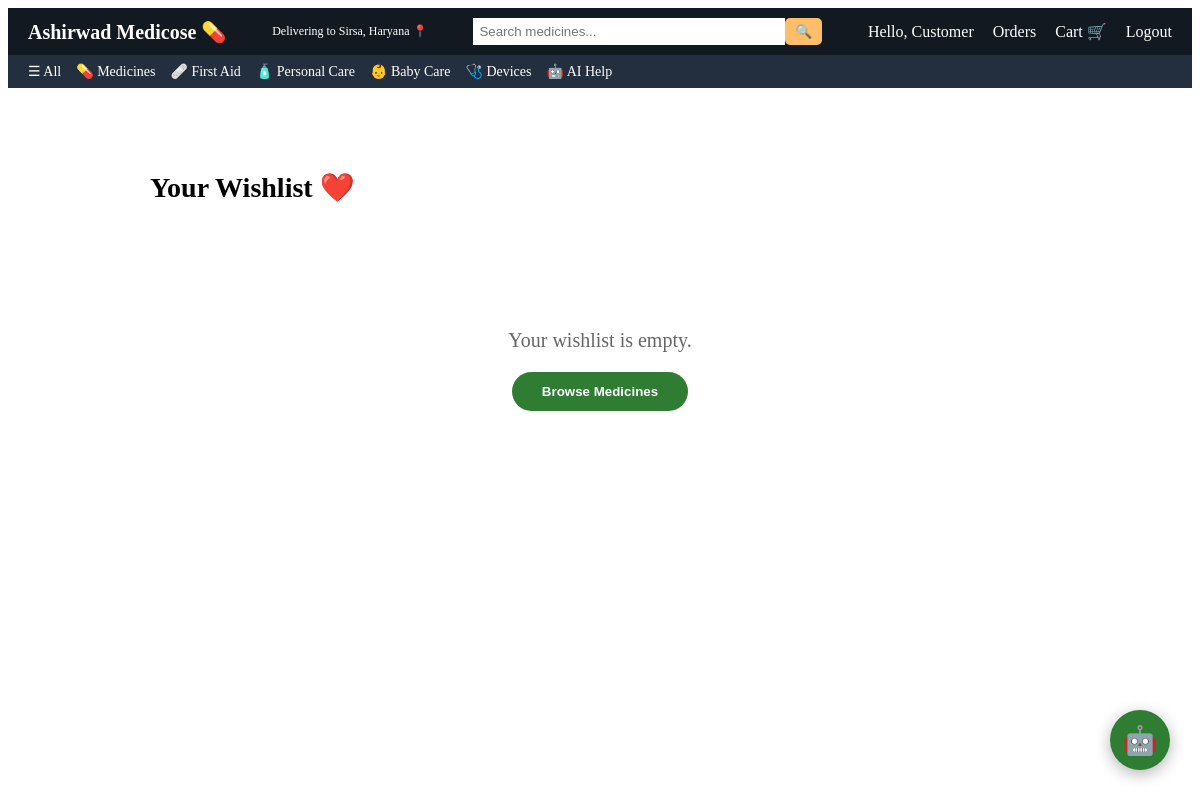
The app's page /wishlist/ (signed in), older data.
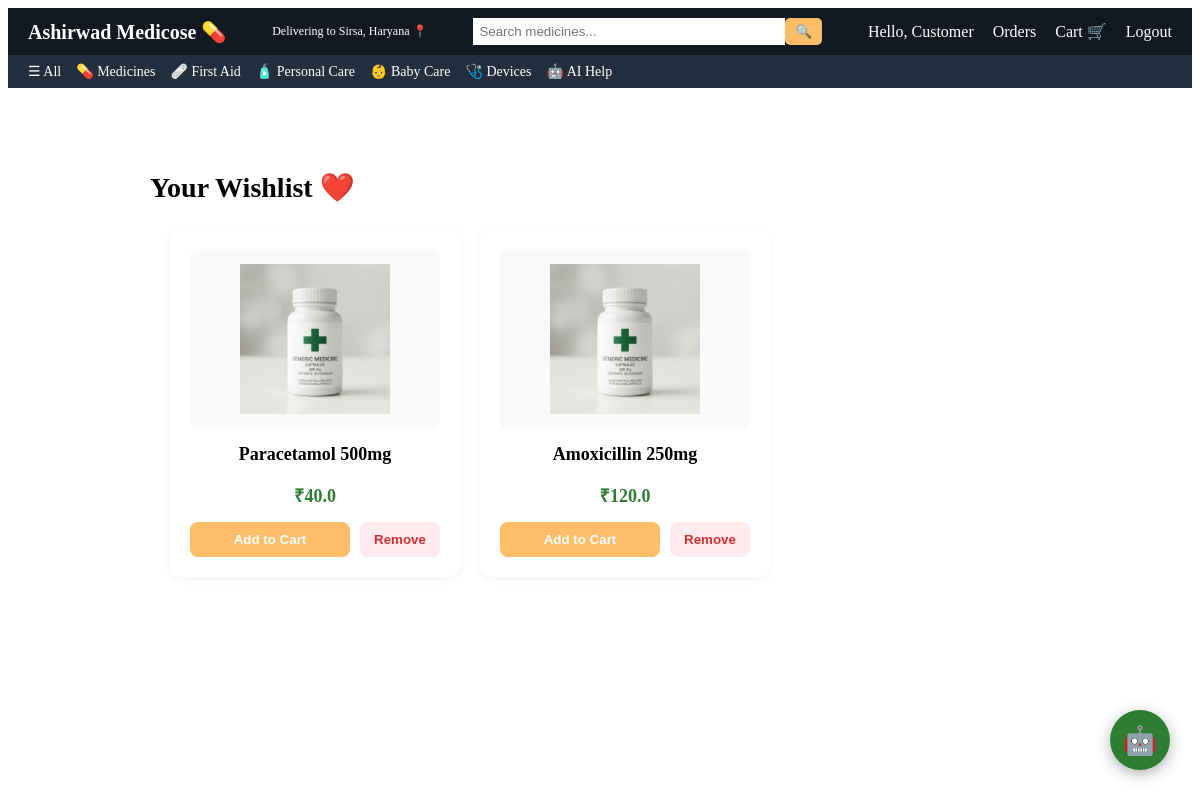
The same page, newer data.
### store/models.py (models this page shows, shortened)
class Wishlist(models.Model):
    user = models.ForeignKey(User, on_delete=models.CASCADE)
    product = models.ForeignKey(Product, on_delete=models.CASCADE)
    class Meta:
        unique_together = ('user', 'product')

class Product(models.Model):
    CATEGORY_CHOICES = [
        ('baby', 'Baby Care'),
        ('firstaid', 'First Aid'),
        ('personal', 'Personal Care'),
        ('medicine', 'Medicines'),
        ('device', 'Health Devices'),
    ]
    name = models.CharField(max_length=200)
    description = models.TextField()
    price = models.FloatField()
    discount_percentage = models.FloatField(default=0.0)  # ✅ NEW
    stock_quantity = models.PositiveIntegerField(default=10)  # ✅ NEW
    category = models.CharField(max_length=20, choices=CATEGORY_CHOICES, default='medicine')
    image = models.ImageField(upload_to='products/', null=True, blank=True)
    expiry_date = models.DateField(null=True, blank=True)

### store/views.py (the view)
# urls.py: path('wishlist/', views.wishlist_view, name='wishlist'),
@login_required
def wishlist_view(request):
    items = Wishlist.objects.filter(user=request.user)
    return render(request, 'wishlist.html', {'items': items})

### store/templates/wishlist.html
{% extends "base.html" %}
{% block content %}
<div class="wishlist-container" style="max-width: 900px; margin: 40px auto; padding: 20px;">
    <h2 style="font-size: 28px; margin-bottom: 25px;">Your Wishlist ❤️</h2>
    <div class="product-grid" style="display: flex; flex-wrap: wrap; gap: 20px;">
        {% for item in items %}
        <div class="product-card" style="width: 250px; background: white; padding: 20px; border-radius: 12px; box-shadow: 0 2px 10px rgba(0,0,0,0.05); text-align: center;">
            <div style="width: 100%; height: 180px; display: flex; align-items: center; justify-content: center; background: #f9f9f9; border-radius: 8px; margin-bottom: 15px;">
                {% if item.product.image %}
                    <img src="{{ item.product.image.url }}" style="max-width: 100%; max-height: 100%; object-fit: contain;">
                {% else %}
                    <span style="font-size: 50px;">💊</span>
                {% endif %}
            </div>
            <h3 style="margin: 0 0 10px 0; font-size: 18px;">{{ item.product.name }}</h3>
            <p style="font-weight: bold; font-size: 18px; color: #2e7d32; margin-bottom: 15px;">₹{{ item.product.price }}</p>
            <div style="display: flex; gap: 10px;">
                <a href="{% url 'add_to_cart' item.product.id %}" style="flex: 2; text-decoration: none;">
                    <button style="width: 100%; padding: 10px; background: #febd69; border: none; border-radius: 8px; font-weight: bold; cursor: pointer;">Add to Cart</button>
                </a>
                <a href="{% url 'toggle_wishlist' item.product.id %}" style="flex: 1; text-decoration: none;">
                    <button style="width: 100%; padding: 10px; background: #ffebee; color: #d32f2f; border: none; border-radius: 8px; font-weight: bold; cursor: pointer;">Remove</button>
                </a>
            </div>
        </div>
        {% empty %}
        <div style="width: 100%; text-align: center; padding: 80px; background: white; border-radius: 12px;">
            <p style="font-size: 20px; color: #666; margin-bottom: 20px;">Your wishlist is empty.</p>
            <a href="{% url 'products' %}"><button style="padding: 12px 30px; background: #2e7d32; color: white; border-radius: 20px; font-weight: bold; border: none; cursor: pointer;">Browse Medicines</button></a>
        </div>
        {% endfor %}
    </div>
</div>
{% endblock %}

### store/templates/base.html (shortened to what this page needs)
{% load static %}
<!DOCTYPE html>
<html>
<head>
    <link rel="stylesheet" href="{% static 'css/amazon.css' %}">
</head>
<body>
<div class="top-navbar">
    <div class="logo">
        <a href="{% url 'products' %}">Ashirwad Medicose 💊</a>
    </div>
    <div class="location" id="user-location">
    </div>
    <div class="search-bar">
        <form method="GET" action="{% url 'products' %}">
            <input type="text" name="q" placeholder="Search medicines...">
            <button type="submit">🔍</button>
        </form>
    </div>
    <div class="nav-right">
        {% if user.is_authenticated %}
            <span>Hello, {{ user.username }}</span>
            <a href="{% url 'orders' %}">Orders</a>
            {% if not user.is_staff %}
                <a href="{% url 'cart' %}">Cart 🛒</a>
            {% endif %}
            <a href="{% url 'logout' %}">Logout</a>
        {% else %}
            <a href="{% url 'login' %}">Login</a>
        {% endif %}
    </div>
</div>
<div class="sub-navbar">
    <a href="{% url 'products' %}">☰ All</a>
    <a href="?category=medicine">💊 Medicines</a>
    <a href="?category=firstaid">🩹 First Aid</a>
    <a href="?category=personal">🧴 Personal Care</a>
    <a href="?category=baby">👶 Baby Care</a>
    <a href="?category=device">🩺 Devices</a>
    <a href="{% url 'ai_suggest' %}">🤖 AI Help</a>
</div>
<div class="main-container">
    {% block content %}{% endblock %}
</div>
<a href="{% url 'ai_suggest' %}" class="ai-float-btn">
    🤖
</a>
</body>
</html>

### static/css/amazon.css (style rules this page uses)
.product-grid { display: flex; flex-wrap: wrap; gap: 20px; margin: 20px; }
.product-card { background: white; padding: 15px; border-radius: 10px; width: 220px; box-shadow: 0 3px 8px rgba(0,0,0,0.1); transition: 0.3s; }
.product-card img { width: 100%; height: 150px; object-fit: contain; }
button { background: #43a047; color: white; border: none; padding: 6px 10px; border-radius: 5px; }
.ai-float-btn { position: fixed; bottom: 30px; right: 30px; background: #2e7d32; color: white; width: 60px; height: 60px; border-radius: 50%; display: flex; justify-content: center; align-items: center; font-size: 28px; text-decoration: none; box-shadow: 0 4px 15px rgba(0,0,0,0.3); transition: 0.3s; z-index: 1000; }
.top-navbar { display: flex; align-items: center; justify-content: space-between; background: #131921; color: white; padding: 10px 20px; }
.logo a { color: white; font-size: 20px; text-decoration: none; font-weight: bold; }
.location { font-size: 12px; }
.search-bar form { display: flex; }
.search-bar input { width: 300px; padding: 6px; border: none; }
.search-bar button { background: #febd69; border: none; padding: 6px 10px; cursor: pointer; }
.nav-right a { color: white; margin-left: 15px; text-decoration: none; }
.sub-navbar { background: #232f3e; padding: 8px 20px; display: flex; gap: 15px; }
.sub-navbar a { color: white; text-decoration: none; font-size: 14px; }

Row changes from the older to the newer data that the page shows:
added Wishlist: product.image (picture), product.name "Paracetamol 500mg", product.price "40.0"
added Wishlist: product.image (picture), product.name "Amoxicillin 250mg", product.price "120.0"
Text that changed along with them:
text no longer shown: "Your wishlist is empty. Browse Medicines"
